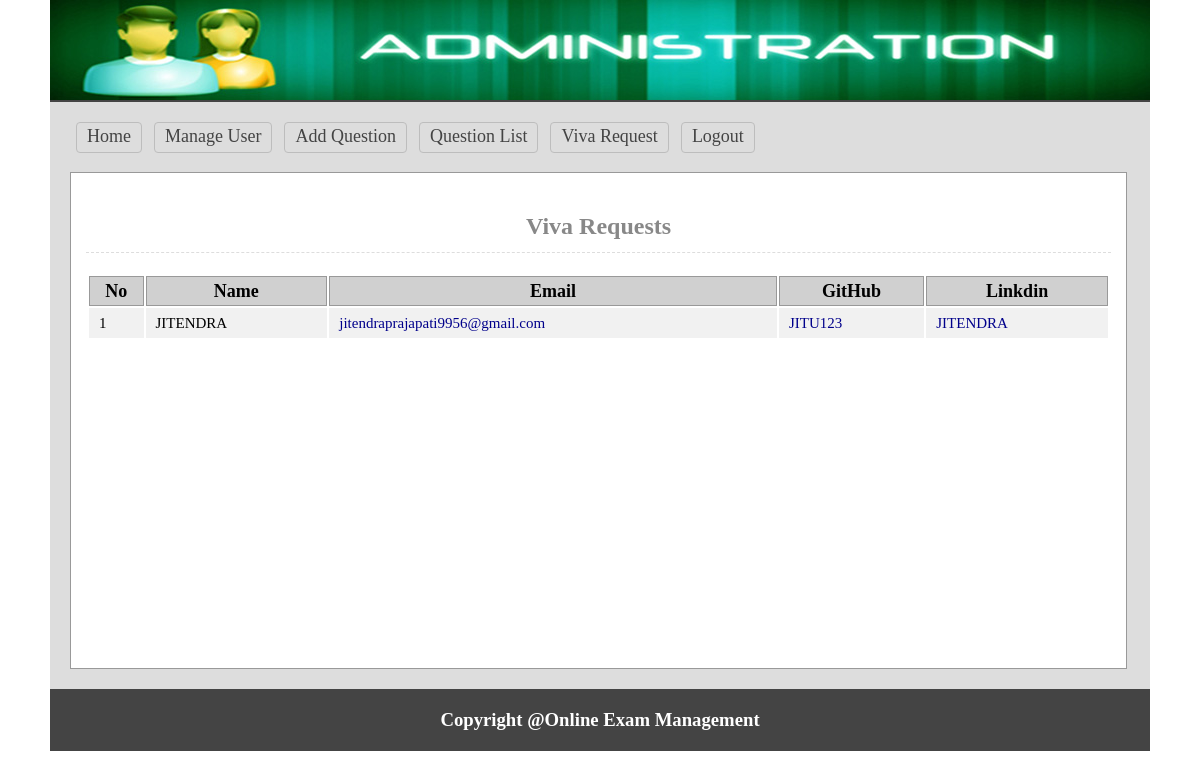
Page /admin/viva_req.php (signed in) on the committed database.
### tables this page shows
CREATE TABLE `tbl_viva` (
  `id` int(200) NOT NULL,
  `name` varchar(2000) NOT NULL,
  `email` varchar(2000) NOT NULL,
  `github` varchar(2000) NOT NULL,
  `linkdin` varchar(2000) NOT NULL
);

### lib/Database.php (called while the page is built, shortened)
<?php
Class Database{
	public $host   = DB_HOST;
	public $user   = DB_USER;
	public $pass   = DB_PASS;
	public $dbname = DB_NAME;
	public $link;
	private function connectDB(){
	$this->link = new mysqli($this->host, $this->user, $this->pass, $this->dbname);
 }
	public function select($query){
		$result = $this->link->query($query) or die($this->link->error.__LINE__);
		if($result->num_rows > 0){
			return $result;
		} else {
			return false;
		}
	}
}

### classes/User.php (called while the page is built, shortened)
<?php
$filepath = realpath(dirname(__FILE__));
include_once ($filepath.'/../lib/Database.php');
class User{
    private $db;
    public function __construct(){
        $this->db = new Database();
    }
    public function getAllVivaApplier(){
        $query = "SELECT * FROM tbl_viva";
        $result = $this->db->select($query);
        return $result;
    }
}
?>

### admin/viva_req.php (the view)
<?php
$filepath = realpath(dirname(__FILE__));
include_once ($filepath.'/inc/header.php');
include_once ($filepath.'/../classes/User.php');
$usr = new User();
?>
    <div class="main">
        <h1 style="text-align: center; font-size: 24px">Viva Requests</h1>
        <div class="manageuser">
            <table class="tblone">
                <tr>
                    <th>No</th>
                    <th>Name</th>
                    <th>Email</th>
                    <th>GitHub</th>
                    <th>Linkdin</th>
                </tr>
                <?php
                $userData = $usr->getAllVivaApplier();
                if($userData){
                    $i = 0;
                    while($result = $userData->fetch_assoc()){
                        $i++;
                        ?>
                        <tr>
                            <td> <?php echo $i; ?> </td>
                            <td> <?php echo $result['name']; ?> </td>
                            <td> <a target="_blank" style=" color: darkblue; text-decoration: none;" href="https://<?php echo $result['email']; ?>"><?php echo $result['email']; ?></a> </td>
                            <td> <a target="_blank" style=" color: darkblue; text-decoration: none;" href="https://<?php echo $result['github']; ?>"><?php echo $result['github']; ?></a> </td>
                            <td> <a target="_blank" style=" color: darkblue; text-decoration: none;" href="https://<?php echo $result['linkdin']; ?>"><?php echo $result['linkdin']; ?></a> </td>
                        </tr>
                    <?php } } ?>
            </table>
        </div>
    </div>
<?php include 'inc/footer.php'; ?>

### admin/css/admin.css (style rules this page uses)
* { margin:0;padding:0;outline:none }
body { font-family:verdana }
.tblone { width:100%;border:1px solid #fff;margin:20px 0 }
.tblone td { font-size: 15px; padding: 5px 10px; }
table.tblone th { background-color: #d0d0d0; border: 1px solid #999; }
table.tblone tr:nth-child(2n+1) { background:#fff;height:30px; }
table.tblone tr:nth-child(2n) { background:#f1f1f1;height:30px; }
.tblone td a { color:#3399FF; }
.main { background: #fff none repeat scroll 0 0; border: 1px solid #999; margin-top: 15px; min-height: 465px; padding: 15px; width: 1025px; }
.main h1 { border-bottom: 1px dashed #ddd; color: #888; margin: 25px 0 5px; padding-bottom: 12px; }

### rows in the picture
tbl_viva: name "JITENDRA", email "jitendraprajapati9956@gmail.com", github "JITU123", linkdin "JITENDRA"
